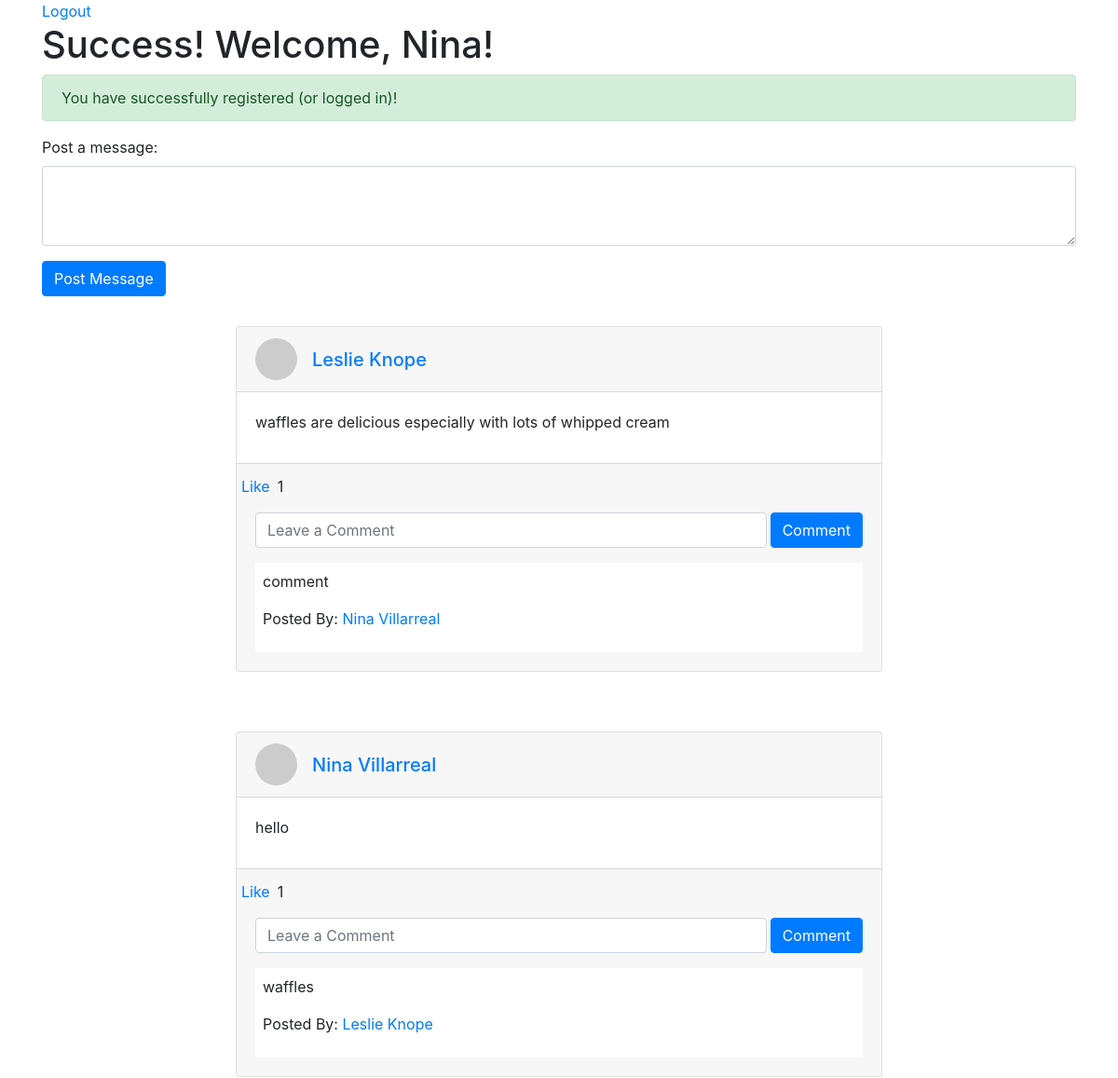
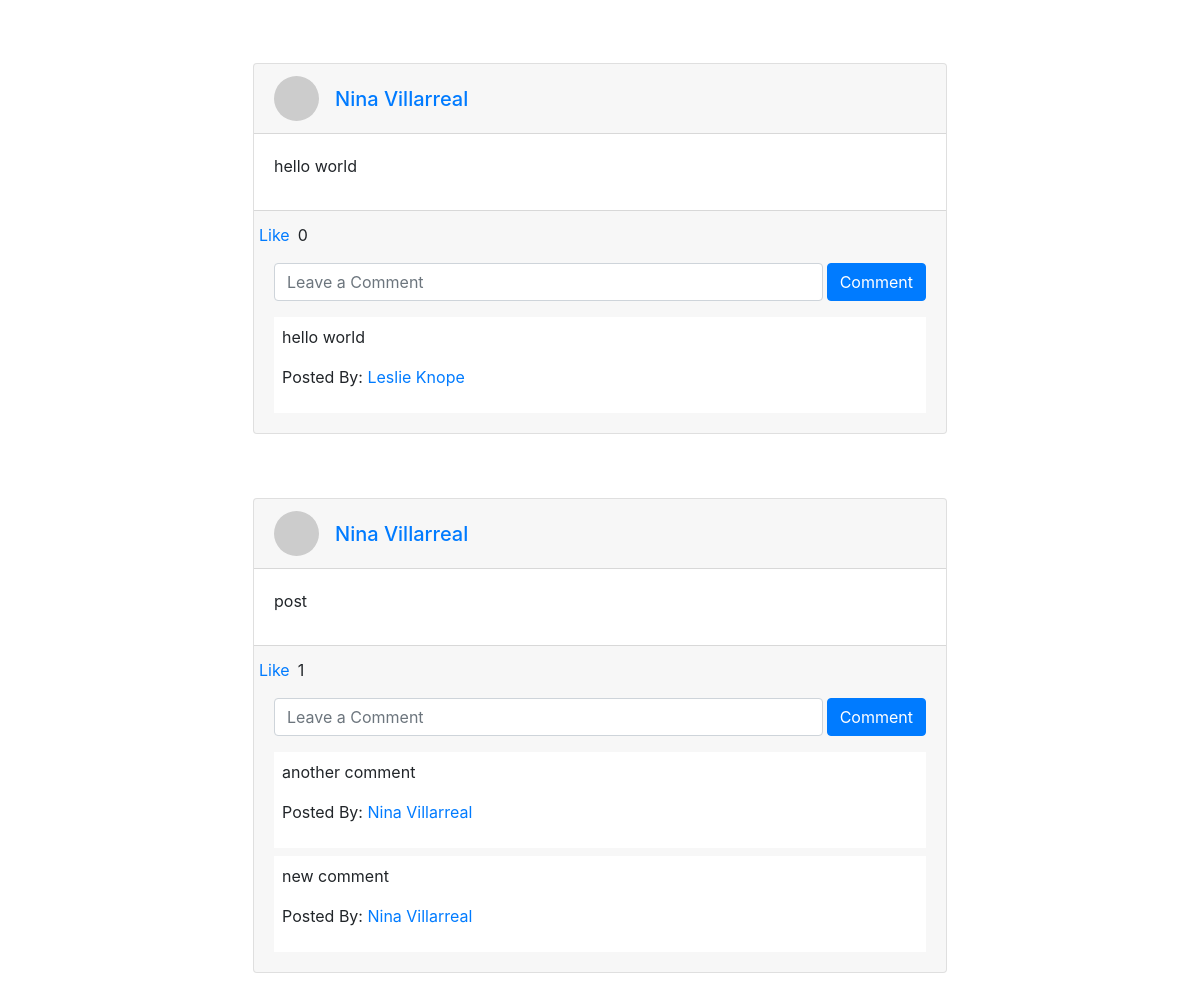
/success (signed in), run on the app's committed database (2 pictures, top to bottom).
### wall_app/models.py (models this page shows)
class User(models.Model):
    first_name = models.CharField(max_length=255)
    last_name = models.CharField(max_length=255)
    email = models.CharField(max_length=255)
    password = models.CharField(max_length=255)
    created_at = models.DateTimeField(auto_now_add=True)
    updated_at = models.DateTimeField(auto_now=True)
    objects = UserManager()

class Wall_Message(models.Model):
    message = models.CharField(max_length=255)
    poster = models.ForeignKey(User, related_name="user_messages", on_delete=models.CASCADE)
    likes = models.ManyToManyField(User, related_name='liked_posts')

class Comment(models.Model):
    comment = models.CharField(max_length=255)
    poster = models.ForeignKey(User, related_name='user_comments', on_delete=models.CASCADE)
    wall_message = models.ForeignKey(Wall_Message, related_name="post_comments", on_delete=models.CASCADE)

### wall_app/views.py (the view)
# urls.py: path('success', views.success),
def success(request):
    if "user_id" not in request.session:
        return redirect('/')
    this_user = User.objects.filter(id = request.session['user_id'])
    context = {
        'user': this_user[0],
        'wall_messages': Wall_Message.objects.all()
    }
    return render(request, 'success.html', context)

### wall_app/templates/success.html (shortened to what this page needs)
<!DOCTYPE html>
<html lang="en">
<head>
    <link rel="stylesheet" href="https://maxcdn.bootstrapcdn.com/bootstrap/4.0.0/css/bootstrap.min.css">
</head>
<body>
    <div class="container">
        <a href="/logout">Logout</a>
        <h1>Success! Welcome, {{user.first_name}}!</h1>
        <div class="alert alert-success" role="alert">
            You have successfully registered (or logged in)!
        </div>
        <div class="messages">
            <form action="/post_message" method="POST">
                <div class="form-group">
                    <label>Post a message:</label>
                    <textarea class="form-control" rows="3" name="message"></textarea>
                </div>
                <button type="submit" class="btn btn-primary">Post Message</button>
            </form>
        </div>
        {% for post in wall_messages  reversed%}
        <div class="container mt-4 mb-5">
            <div class="d-flex justify-content-center row">
                <div class="col-md-8">
                    <div class="feed p-2">
                        <div class="card feed-card">
                            <div class="card-header">
                                <div class="d-flex justify-content-between align-items-center">
                                    <div class="d-flex justify-content-between align-items-center">
                                        <div class="mr-2">
                                            <img class="rounded-circle" width="45" src="https://picsum.photos/50/50" alt="profile">
                                        </div>
                                        <div class="ml-2">
                                            <div class="h5 m-0"><a href="/user_profile/{{post.poster.id}}">{{post.poster.first_name}} {{post.poster.last_name}}</a></div>
                                        </div>
                                    </div>
                                </div>
                            </div>
                            <div class="card-body">
                                <p class="card-title">{{post.message}}</p>
                            </div>
                            <div class="card-footer">
                                <div class="like row">
                                    <a href="/like/{{post.id}}">Like</a>
                                    <p class="mx-2">{{post.likes.count}}</p>
                                </div>
                                <form action="/add_comment/{{post.id}}" method="POST">
                                    <div class="form-group d-flex">
                                        <input type="text" class="form-control" name="comment" placeholder="Leave a Comment">
                                        <button type="submit" class="btn btn-primary ml-1">Comment</button>
                                    </div>
                                </form>
                                {% for comment in post.post_comments.all reversed%}
                                <div class="comments-list bg-white p-2 my-2">
                                    <p>{{comment.comment}}</p>
                                    <p>Posted By: <a href="/user_profile/{{post.poster.id}}">{{comment.poster.first_name}} {{comment.poster.last_name}}</a></p>
                                </div>
                                {% endfor %}
                            </div>
                        </div>
                    </div>
                </div>
            </div>
        </div>
        {% endfor %}
    </div>
</body>
</html>

### data on the page
User: first_name "Nina"
Wall_Message: poster.first_name "Leslie", poster.last_name "Knope", message "waffles are delicious especially with lots of whipped cream", likes.count "1"
Comment: comment "comment", poster.first_name "Nina", poster.last_name "Villarreal"
Wall_Message: poster.first_name "Nina", poster.last_name "Villarreal", message "hello", likes.count "1"
Comment: comment "waffles", poster.first_name "Leslie", poster.last_name "Knope"
Wall_Message: poster.first_name "Nina", poster.last_name "Villarreal", message "hello world", likes.count "0"
Comment: comment "hello world", poster.first_name "Leslie", poster.last_name "Knope"
Wall_Message: poster.first_name "Nina", poster.last_name "Villarreal", message "post", likes.count "1"
Comment: comment "another comment", poster.first_name "Nina", poster.last_name "Villarreal"
Comment: comment "new comment", poster.first_name "Nina", poster.last_name "Villarreal"
